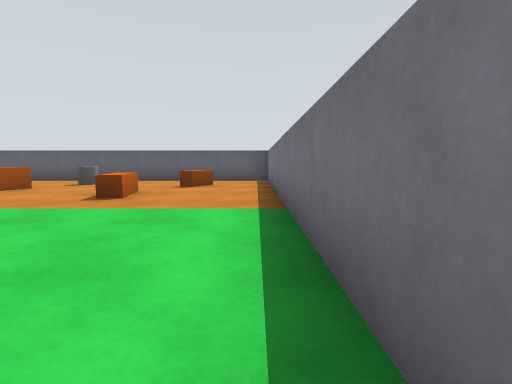
view 1 (above)

15 first-person views from a walk through a Gazebo world. The camera is 0.29 m above the floor, tilts 6° down and sees 85° across. The floor is counted in squares, 0.5 m on a side. Each view is taken from the middle of a square. On the plan, view 1 faces up. The plan holds only what a view shows up to about 9 squares ahead; the rest is blank.

view 2
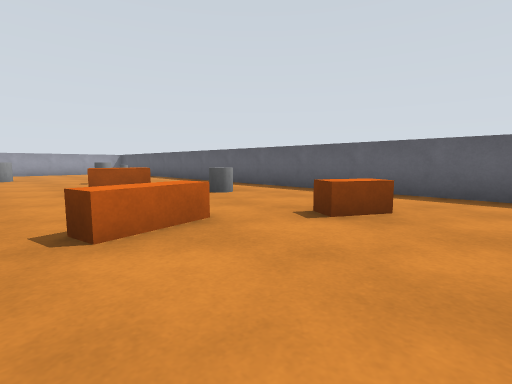

view 3
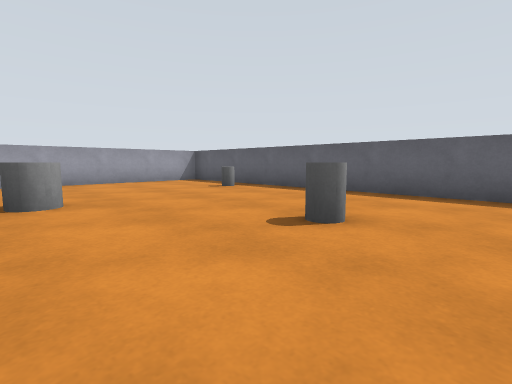

view 4
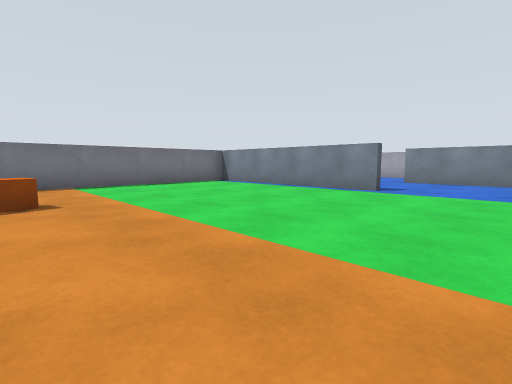

view 5
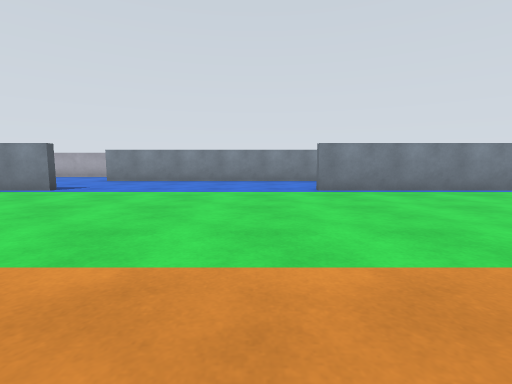

view 6
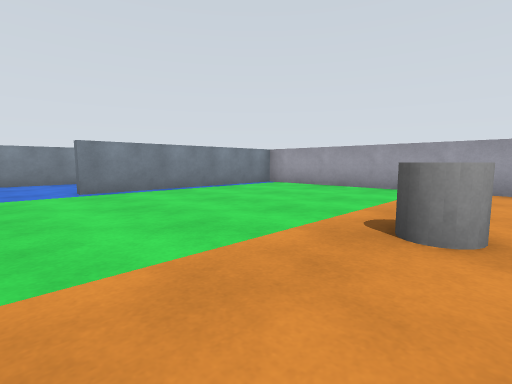

view 7
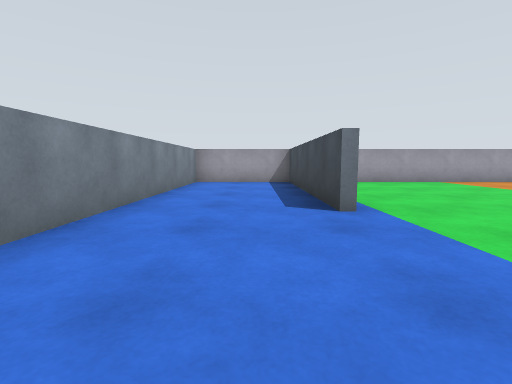

view 8
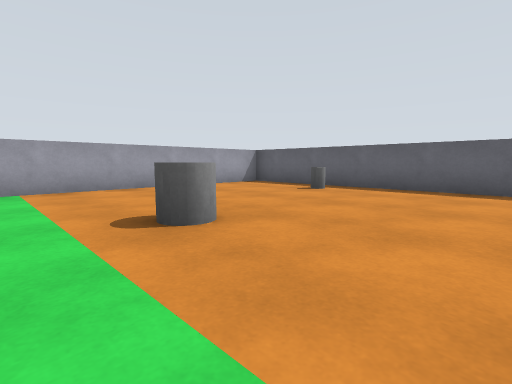

view 9
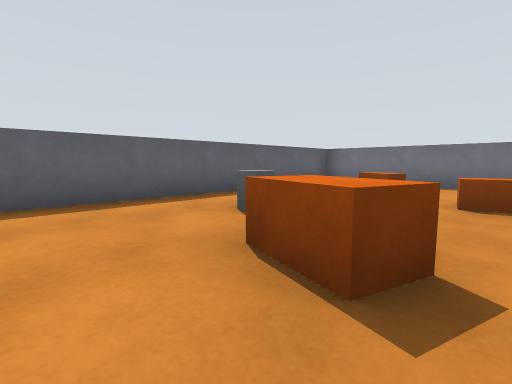

view 10
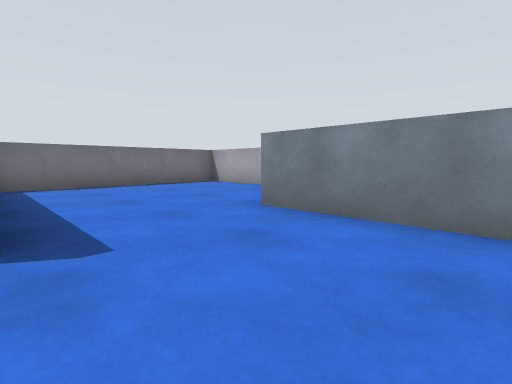

view 11
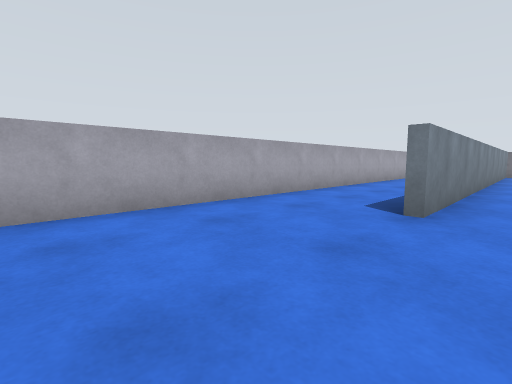

view 12
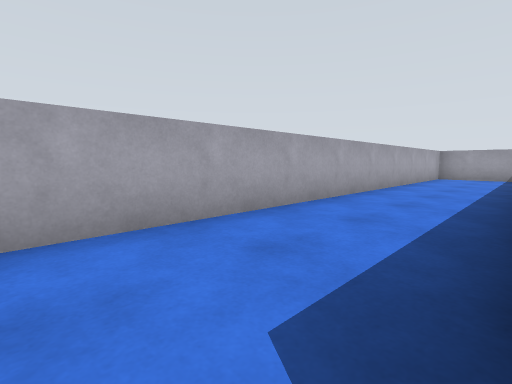

view 13
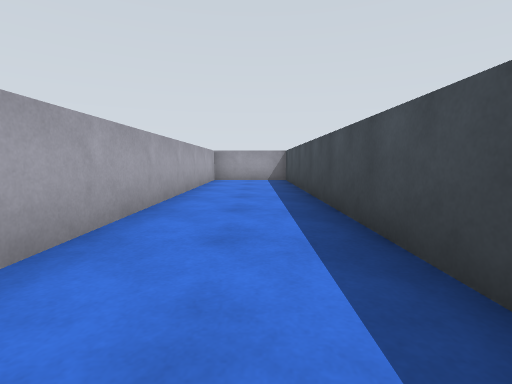

view 14
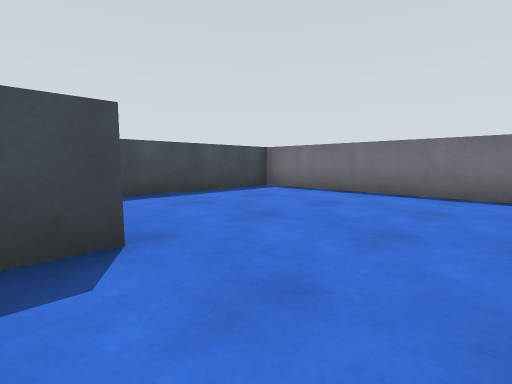

view 15
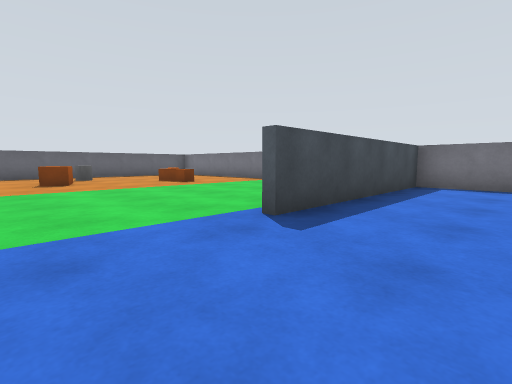

### Floor plan
Ten units are one square. View 1 is at (0, 0); x grows to the right and y downward. Boxes are objects, and circles mark ways between rooms. Rooms are numbered by the first view taken in them; rooms with no view inside come last. Other rooms are left out.
<svg viewBox="-160 -99 169 168">
<path fill="none" stroke="#000" d="M-102 10 -152 10M-48 8 0 8M-36 10 -48 10M-155 8 -102 8M4 5 4 -94 -154 -94 -154 38 -42 38M-70 40 -151 40M-42 40 -50 40M-150 64 4 64 4 10 -36 10M-154 45 -154 55"/>
<rect x="-135" y="-85" width="10" height="10" fill="#bbb"><title>grey cylinder</title></rect>
<rect x="-125" y="-55" width="20" height="20" fill="#bbb"><title>grey cylinder</title></rect>
<rect x="-95" y="-65" width="10" height="10" fill="#bbb"><title>grey cylinder</title></rect>
<rect x="-65" y="-65" width="20" height="10" fill="#bbb"><title>orange box</title></rect>
<rect x="-45" y="-75" width="10" height="10" fill="#bbb"><title>grey cylinder</title></rect>
<rect x="-35" y="-55" width="20" height="10" fill="#bbb"><title>orange box</title></rect>
<rect x="-25" y="-75" width="20" height="10" fill="#bbb"><title>orange box</title></rect>
<circle cx="-40" cy="25" r="3" fill="#2a7"/>
<text x="-80" y="-30">1</text>
<text x="-60" y="50">2</text>
</svg>
Room 1 opens to room 2.

Where each view was taken, in squares from view 1:
view 1: 0 up, 0 right, facing up
view 2: 4 up, 0 right, facing up-left
view 3: 4 up, 7 left, facing up-left
view 4: 5 up, 7 left, facing down-right
view 5: 5 up, 9 left, facing down
view 6: 5 up, 9 left, facing down-left
view 7: 2 down, 7 left, facing left
view 8: 3 up, 9 left, facing up-left
view 9: 5 up, 7 left, facing up-right
view 10: 1 down, 7 left, facing down-right
view 11: 3 down, 1 left, facing down-left
view 12: 4 down, 4 left, facing down-left
view 13: 5 down, 6 left, facing left
view 14: 6 down, 5 left, facing up-right
view 15: 3 down, 7 left, facing up-right
